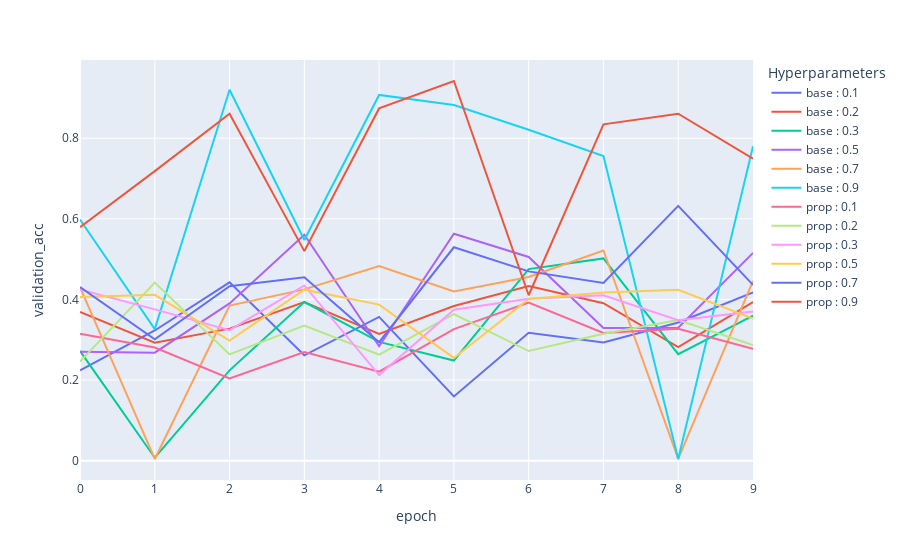

The notebook cell saved with this chart:
### Code cell
fig = plx.line(df_results, x="epoch", y="validation_acc", color="Hyperparameters")
fig.write_image('Visualization/validation_acc.png')
fig.show()

### Figure 1 — Plotly figure (JSON) as saved in the notebook; plotly's stock layout.template omitted (floating-point values rounded to 4 significant figures)
{"data": [{"hovertemplate": "Hyperparameters=base : 0.1<br>epoch=%{x}<br>validation_acc=%{y}<extra></extra>", "legendgroup": "base : 0.1", "line": {"color": "#636efa", "dash": "solid"}, "marker": {"symbol": "circle"}, "mode": "lines", "name": "base : 0.1", "orientation": "v", "showlegend": true, "type": "scatter", "x": [0, 1, 2, 3, 4, 5, 6, 7, 8, 9], "xaxis": "x", "y": [0.224, 0.3229, 0.4424, 0.2613, 0.3566, 0.1592, 0.317, 0.2934, 0.3427, 0.4175], "yaxis": "y"}, {"hovertemplate": "Hyperparameters=base : 0.2<br>epoch=%{x}<br>validation_acc=%{y}<extra></extra>", "legendgroup": "base : 0.2", "line": {"color": "#EF553B", "dash": "solid"}, "marker": {"symbol": "circle"}, "mode": "lines", "name": "base : 0.2", "orientation": "v", "showlegend": true, "type": "scatter", "x": [0, 1, 2, 3, 4, 5, 6, 7, 8, 9], "xaxis": "x", "y": [0.3691, 0.2926, 0.3275, 0.3934, 0.3143, 0.3838, 0.4334, 0.3904, 0.2815, 0.3934], "yaxis": "y"}, {"hovertemplate": "Hyperparameters=base : 0.3<br>epoch=%{x}<br>validation_acc=%{y}<extra></extra>", "legendgroup": "base : 0.3", "line": {"color": "#00cc96", "dash": "solid"}, "marker": {"symbol": "circle"}, "mode": "lines", "name": "base : 0.3", "orientation": "v", "showlegend": true, "type": "scatter", "x": [0, 1, 2, 3, 4, 5, 6, 7, 8, 9], "xaxis": "x", "y": [0.2722, 0.007246, 0.224, 0.3936, 0.2947, 0.2483, 0.4752, 0.5017, 0.2643, 0.3596], "yaxis": "y"}, {"hovertemplate": "Hyperparameters=base : 0.5<br>epoch=%{x}<br>validation_acc=%{y}<extra></extra>", "legendgroup": "base : 0.5", "line": {"color": "#ab63fa", "dash": "solid"}, "marker": {"symbol": "circle"}, "mode": "lines", "name": "base : 0.5", "orientation": "v", "showlegend": true, "type": "scatter", "x": [0, 1, 2, 3, 4, 5, 6, 7, 8, 9], "xaxis": "x", "y": [0.2701, 0.2678, 0.3901, 0.5603, 0.2838, 0.5629, 0.5054, 0.3292, 0.3296, 0.5153], "yaxis": "y"}, {"hovertemplate": "Hyperparameters=base : 0.7<br>epoch=%{x}<br>validation_acc=%{y}<extra></extra>", "legendgroup": "base : 0.7", "line": {"color": "#FFA15A", "dash": "solid"}, "marker": {"symbol": "circle"}, "mode": "lines", "name": "base : 0.7", "orientation": "v", "showlegend": true, "type": "scatter", "x": [0, 1, 2, 3, 4, 5, 6, 7, 8, 9], "xaxis": "x", "y": [0.4301, 0.004184, 0.3849, 0.4249, 0.4827, 0.42, 0.4555, 0.5215, 0.004248, 0.4462], "yaxis": "y"}, {"hovertemplate": "Hyperparameters=base : 0.9<br>epoch=%{x}<br>validation_acc=%{y}<extra></extra>", "legendgroup": "base : 0.9", "line": {"color": "#19d3f3", "dash": "solid"}, "marker": {"symbol": "circle"}, "mode": "lines", "name": "base : 0.9", "orientation": "v", "showlegend": true, "type": "scatter", "x": [0, 1, 2, 3, 4, 5, 6, 7, 8, 9], "xaxis": "x", "y": [0.5982, 0.3263, 0.9203, 0.5474, 0.9073, 0.8823, 0.821, 0.7555, 0.004046, 0.7803], "yaxis": "y"}, {"hovertemplate": "Hyperparameters=prop : 0.1<br>epoch=%{x}<br>validation_acc=%{y}<extra></extra>", "legendgroup": "prop : 0.1", "line": {"color": "#FF6692", "dash": "solid"}, "marker": {"symbol": "circle"}, "mode": "lines", "name": "prop : 0.1", "orientation": "v", "showlegend": true, "type": "scatter", "x": [0, 1, 2, 3, 4, 5, 6, 7, 8, 9], "xaxis": "x", "y": [0.3149, 0.2808, 0.204, 0.2695, 0.2207, 0.3263, 0.3923, 0.3167, 0.3273, 0.2777], "yaxis": "y"}, {"hovertemplate": "Hyperparameters=prop : 0.2<br>epoch=%{x}<br>validation_acc=%{y}<extra></extra>", "legendgroup": "prop : 0.2", "line": {"color": "#B6E880", "dash": "solid"}, "marker": {"symbol": "circle"}, "mode": "lines", "name": "prop : 0.2", "orientation": "v", "showlegend": true, "type": "scatter", "x": [0, 1, 2, 3, 4, 5, 6, 7, 8, 9], "xaxis": "x", "y": [0.2456, 0.4418, 0.2636, 0.3352, 0.2628, 0.3633, 0.2719, 0.3147, 0.3489, 0.2867], "yaxis": "y"}, {"hovertemplate": "Hyperparameters=prop : 0.3<br>epoch=%{x}<br>validation_acc=%{y}<extra></extra>", "legendgroup": "prop : 0.3", "line": {"color": "#FF97FF", "dash": "solid"}, "marker": {"symbol": "circle"}, "mode": "lines", "name": "prop : 0.3", "orientation": "v", "showlegend": true, "type": "scatter", "x": [0, 1, 2, 3, 4, 5, 6, 7, 8, 9], "xaxis": "x", "y": [0.4244, 0.3752, 0.3236, 0.4346, 0.2122, 0.3742, 0.4018, 0.4103, 0.3484, 0.3703], "yaxis": "y"}, {"hovertemplate": "Hyperparameters=prop : 0.5<br>epoch=%{x}<br>validation_acc=%{y}<extra></extra>", "legendgroup": "prop : 0.5", "line": {"color": "#FECB52", "dash": "solid"}, "marker": {"symbol": "circle"}, "mode": "lines", "name": "prop : 0.5", "orientation": "v", "showlegend": true, "type": "scatter", "x": [0, 1, 2, 3, 4, 5, 6, 7, 8, 9], "xaxis": "x", "y": [0.4061, 0.4113, 0.2978, 0.4242, 0.3872, 0.2548, 0.4013, 0.4169, 0.4237, 0.3523], "yaxis": "y"}, {"hovertemplate": "Hyperparameters=prop : 0.7<br>epoch=%{x}<br>validation_acc=%{y}<extra></extra>", "legendgroup": "prop : 0.7", "line": {"color": "#636efa", "dash": "solid"}, "marker": {"symbol": "circle"}, "mode": "lines", "name": "prop : 0.7", "orientation": "v", "showlegend": true, "type": "scatter", "x": [0, 1, 2, 3, 4, 5, 6, 7, 8, 9], "xaxis": "x", "y": [0.4308, 0.3008, 0.4326, 0.4551, 0.2938, 0.5294, 0.4695, 0.441, 0.6322, 0.4361], "yaxis": "y"}, {"hovertemplate": "Hyperparameters=prop : 0.9<br>epoch=%{x}<br>validation_acc=%{y}<extra></extra>", "legendgroup": "prop : 0.9", "line": {"color": "#EF553B", "dash": "solid"}, "marker": {"symbol": "circle"}, "mode": "lines", "name": "prop : 0.9", "orientation": "v", "showlegend": true, "type": "scatter", "x": [0, 1, 2, 3, 4, 5, 6, 7, 8, 9], "xaxis": "x", "y": [0.5789, 0.7183, 0.8606, 0.5198, 0.8738, 0.9419, 0.4103, 0.8344, 0.8608, 0.7494], "yaxis": "y"}], "layout": {"legend": {"title": {"text": "Hyperparameters"}, "tracegroupgap": 0}, "margin": {"t": 60}, "xaxis": {"anchor": "y", "domain": [0, 1], "title": {"text": "epoch"}}, "yaxis": {"anchor": "x", "domain": [0, 1], "title": {"text": "validation_acc"}}}}
